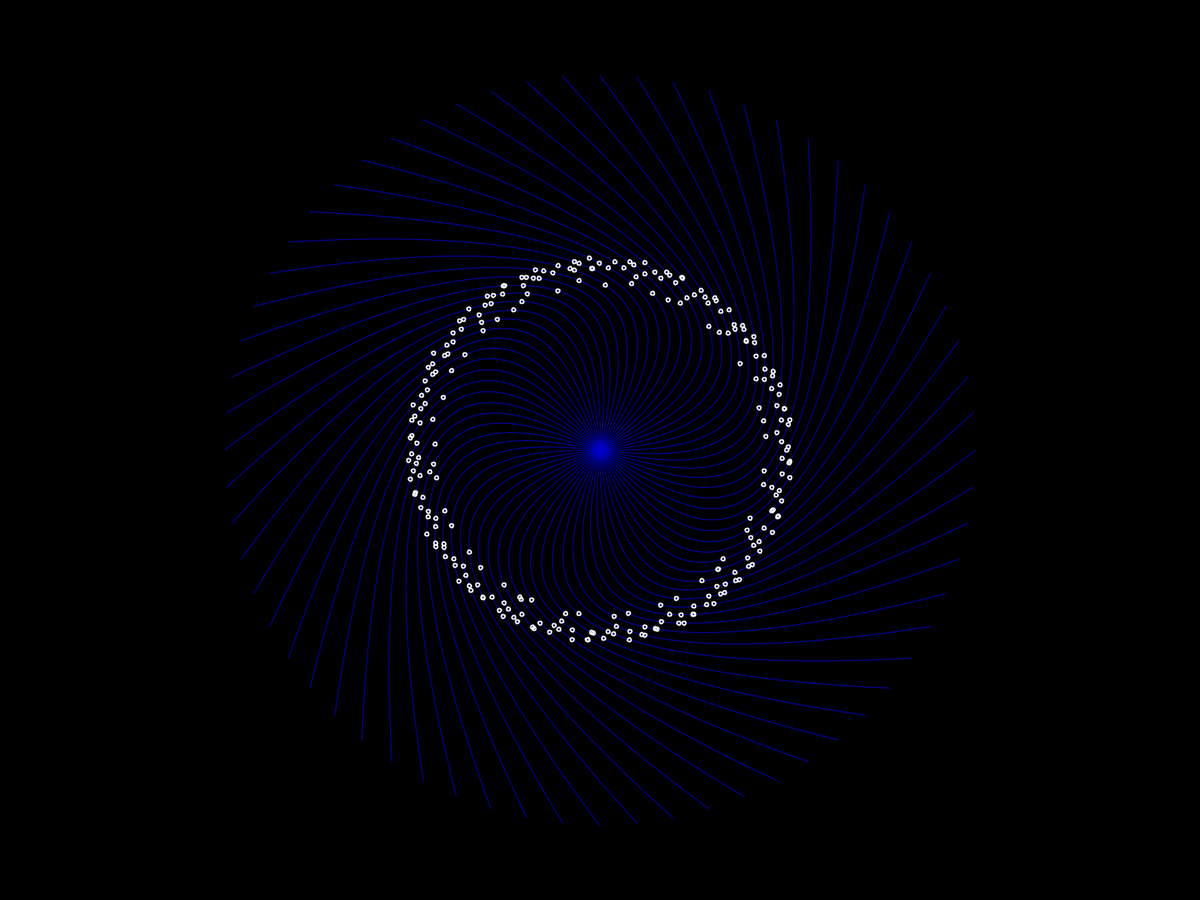
Frame 1 (no input)
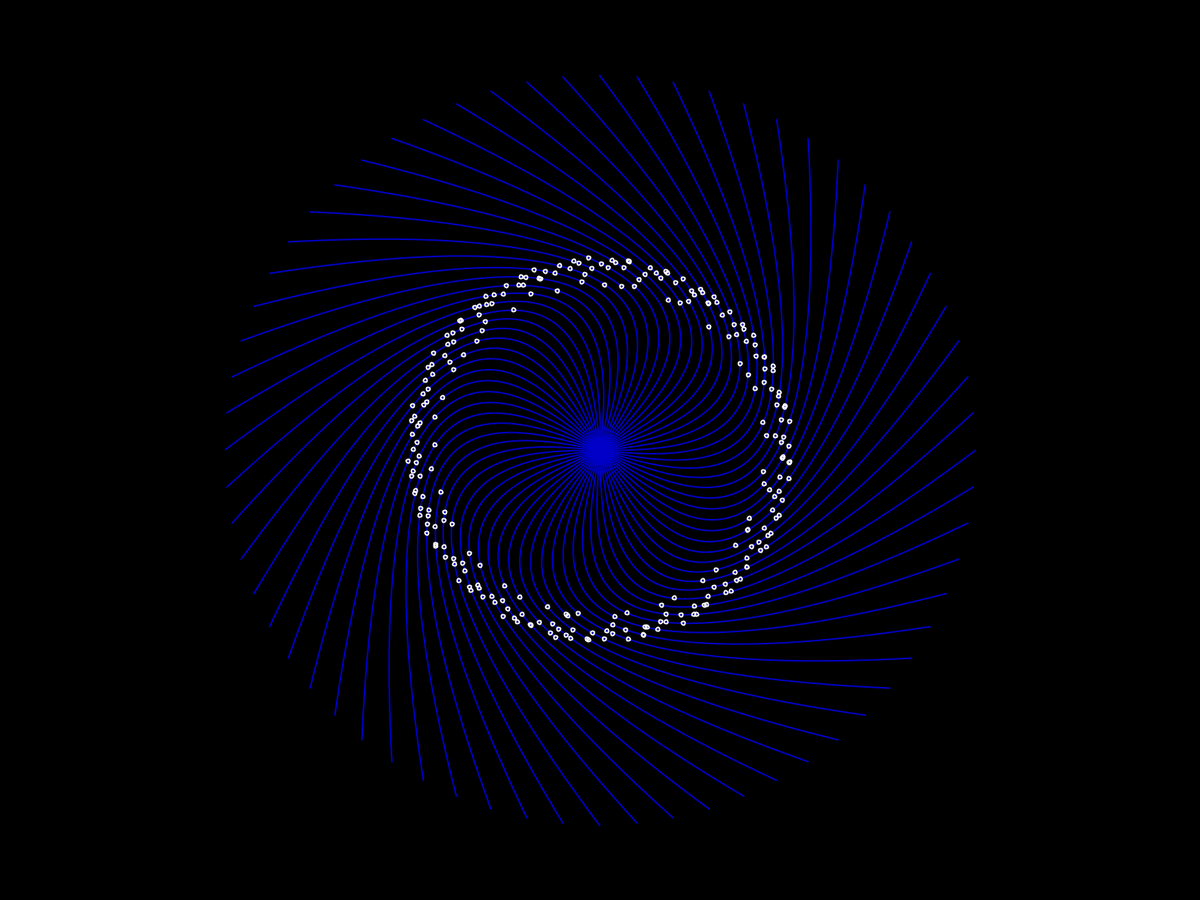
Frame 60 (the mouse pressed at the canvas centre just before this capture)
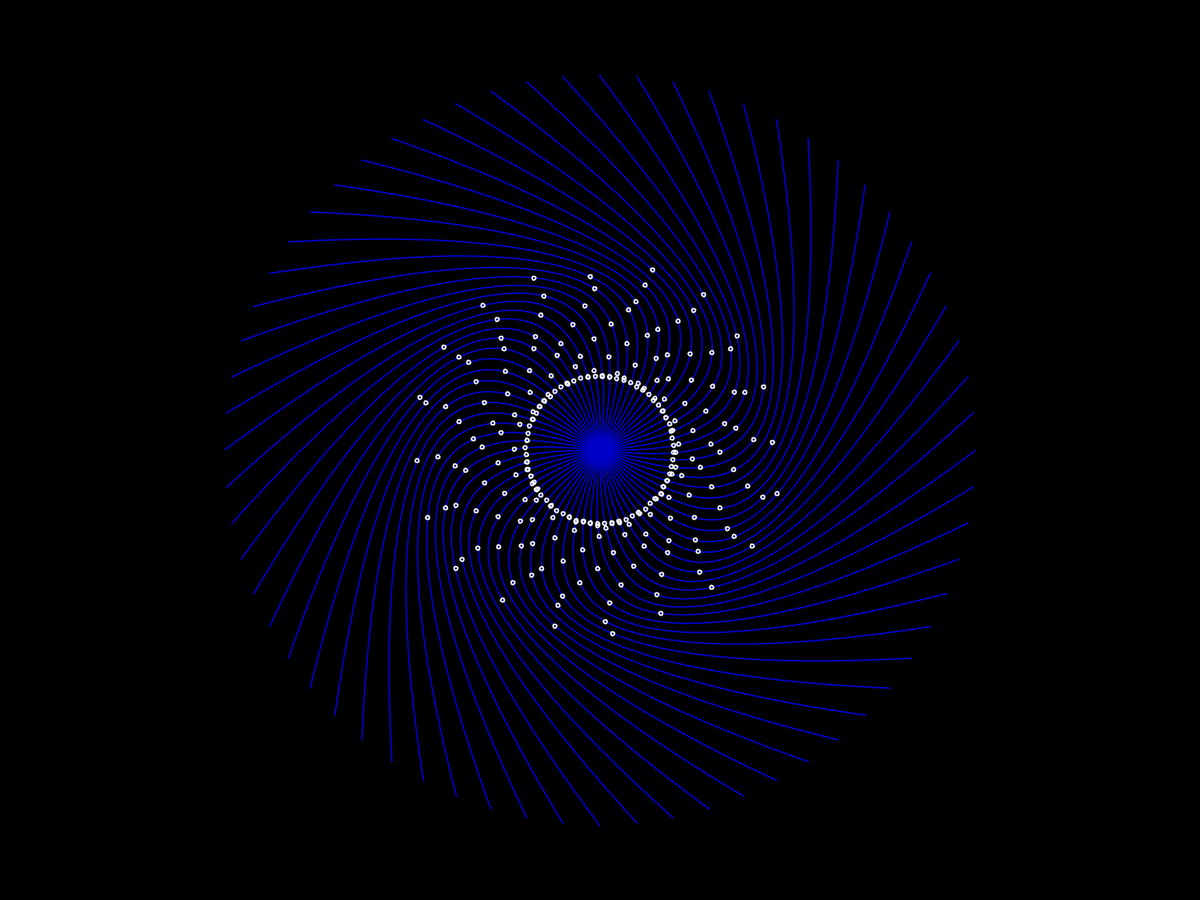
Frame 120 (the mouse held since frame 60 and released just before this capture)

The Processing sketch that drew these frames (run headless with seeded random() and noise(); from frame 60 on, the mouse is pressed at the canvas centre):

// Processing sketch: bezierRising2
// ── bezierRising2.pde
float rPhiToX(float r, float phi) {return r*cos(phi);}
float rPhiToY(float r, float phi) {return r*sin(phi);}

float cX;
float cY;

float tempX, tempY;
float oTempX, oTempY;
float bezierC1X, bezierC1Y;
float bezierC2X, bezierC2Y;
float r = 500;
float lineCount = 64;
float angleDist = TWO_PI/lineCount;
float tempBezierX, tempBezierY;

float t1 = 0;
float t2 = 0;
float phi;

int noiseSeed = 0;


void setBezier() {
  tempX = cX+rPhiToX(r,phi);
  tempY = cY+rPhiToY(r,phi);
  bezierC1X = cX+rPhiToX(r*1/4,phi+HALF_PI);
  bezierC1Y = cY+rPhiToY(r*1/4,phi+HALF_PI);
 
  bezierC2X = cX+rPhiToX(r*3/4,phi+HALF_PI);
  bezierC2Y = cY+rPhiToY(r*3/4,phi+HALF_PI);
}

void setup() {
  noiseSeed(noiseSeed);
  fullScreen();
  
  noFill();
  noCursor();
  cX = width/2;
  cY = height/2;
}


void draw() {
    
   background(0);
   t1+=0.005;
   t1 %= 1;
   t2 = 0.5 + 0.5*sin(t1*TWO_PI);
   
   for (phi = 0; phi<TWO_PI-0.01; phi += angleDist) {
     setBezier();
     stroke(0,0,200);
     bezier(
        cX, cY, 
        bezierC1X, bezierC1Y,
        bezierC2X, bezierC2Y,
        tempX,tempY
     );
      
   }
   
   for (phi = 0; phi<4*TWO_PI-0.01; phi += angleDist) {
      stroke(255);
      strokeWeight(2);
      setBezier();
     
      tempBezierX = bezierPoint(
        cX,
        bezierC1X,
        bezierC2X,
        tempX,
        noise((t1+phi)%1)
      );
      
      tempBezierY = bezierPoint(
        cY,
        bezierC1Y,
        bezierC2Y,
        tempY,
        noise((t1+phi)%1)
      );
     
     
      ellipse(tempBezierX, tempBezierY, 5,5);
      
      //line(cX, cY, bezierC1X, bezierC1Y);
      //line(bezierC1X, bezierC1Y, tempX, tempY);
      
   }
}

void mousePressed() {
  noiseSeed ++;
  noiseSeed(noiseSeed);
}
